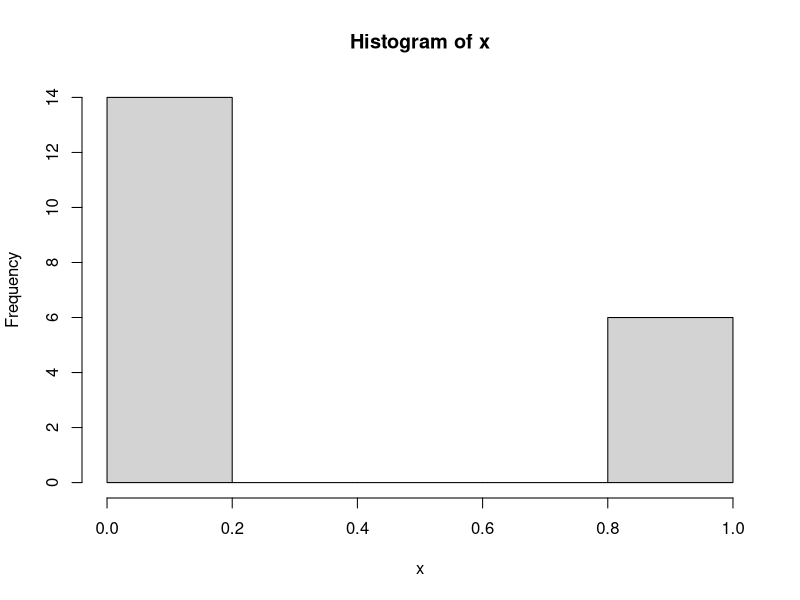
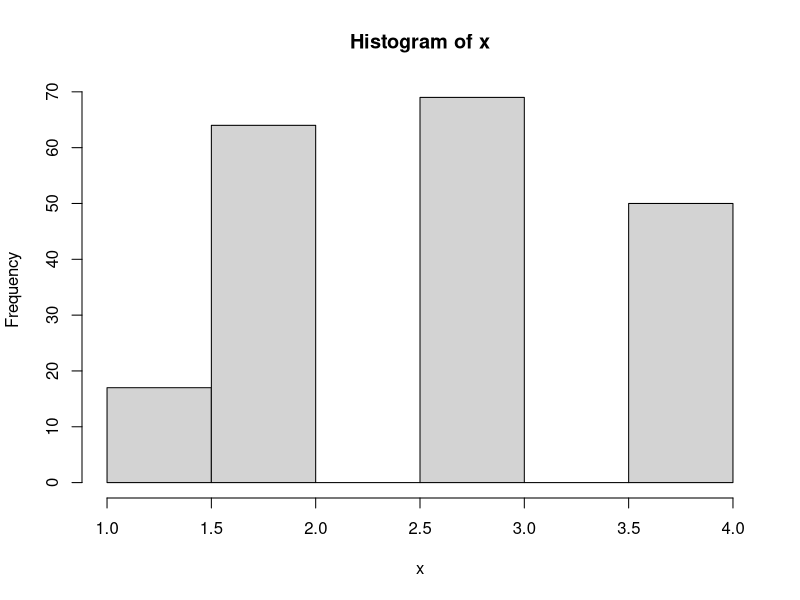
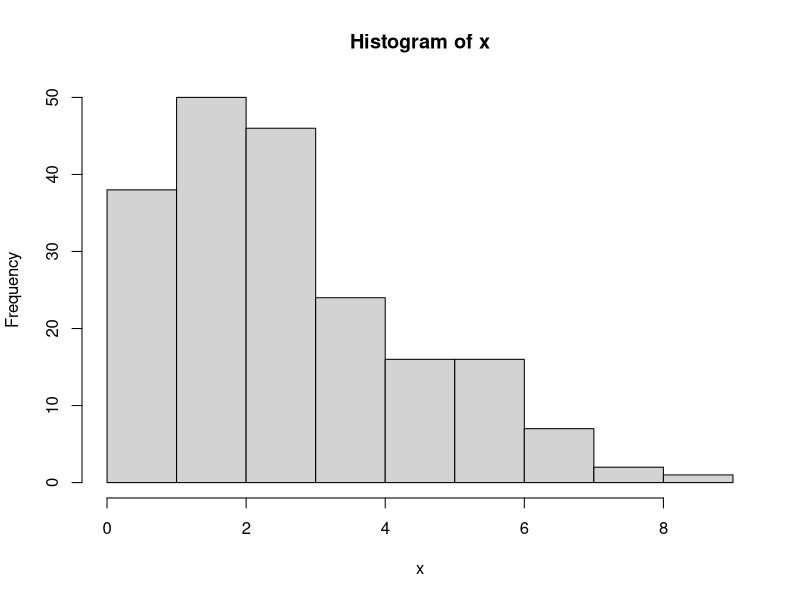

Generate these figures, in order, with R:
#Escreva um algoritmo para gerar n=20 valores de uma Bernoulli(0,34) a partir de uma amostra aleatória da U(0,1
set.seed(2709)
x=NULL
n=20
u=runif(n)
p=0.34
q=1-p
ub=ifelse(u>q,1,0)
x=c(x,ub)
hist(x)
mean(x)

#Escreva um algoritmo para gerar n = 200 valores de uma variável aleatória X com função de probabilidade dada (0,1 se x=1, 0,3 se x=2, 0,35 se x=3, 0,25 se x=4) a partir de uma amostraaleatória daU(0,1) 
set.seed(2709)
x=NULL
n=200
u=runif(n)
x=c(x,ifelse(u<0.1,1,ifelse(u<0.4,2,ifelse(u<0.75,3,4))))
mean(x)
hist(x)

#Escreva um algoritmo para gerar n = 200 valores de uma Poisson(3) a partir de uma amostraaleatóriadaU(0,1). 
set.seed(2709)
x=NULL
lam=3
n=200
p=0
u=runif(200)
x=rep(0,n)
i=0
m=max(u)
while(p<m){
  pv=p
  p=p+ (exp(-lam)*lam^i)/factorial(i)
  x[u>pv & u<=p]=i
  i=i+1
}
mean(x)
hist(x)






